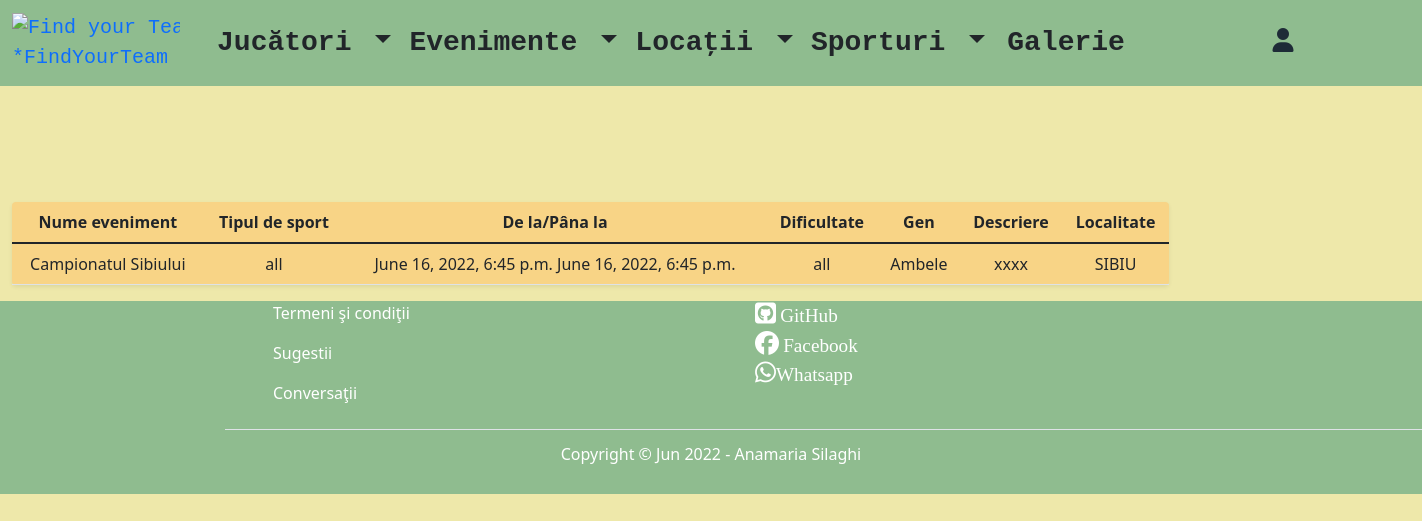
The page /list-of-events/ on the database as committed earlier.
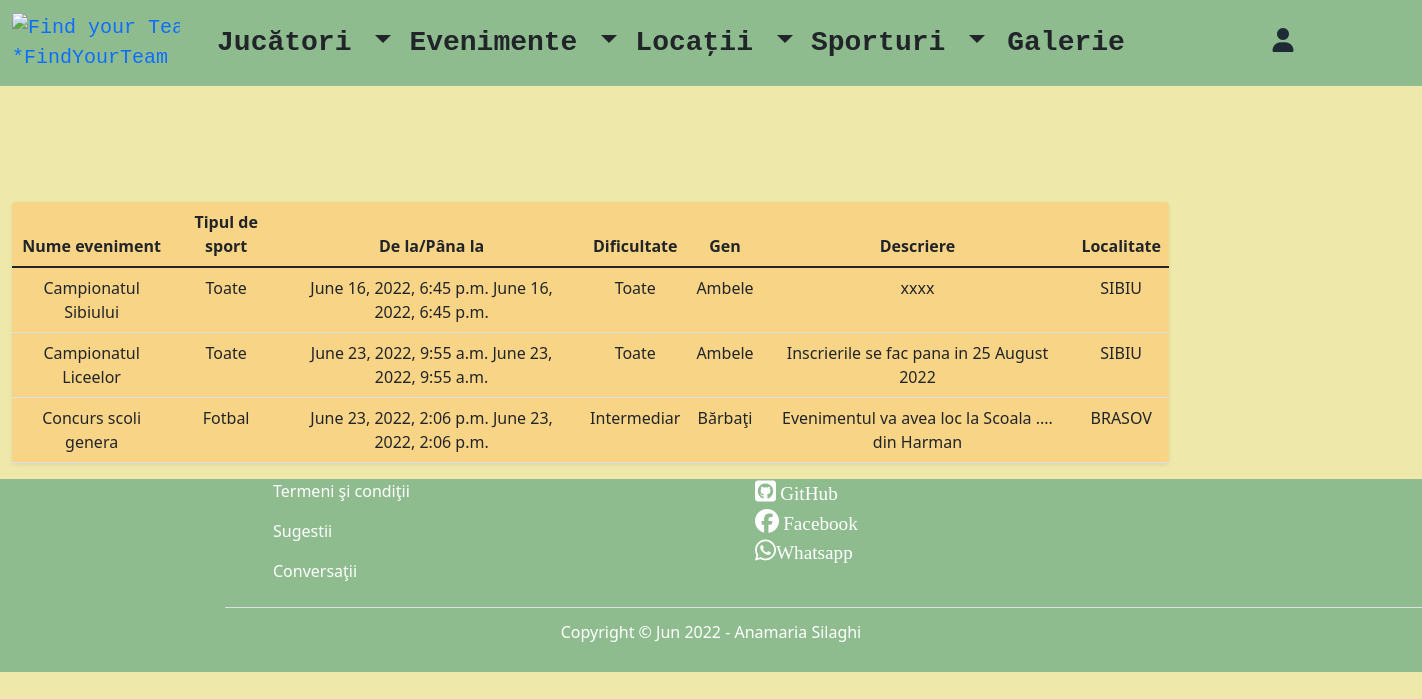
The same page on the database as committed later.
### teams/models.py (models this page shows, shortened)
class Event(models.Model):
    gender_choices = (("Bărbaţi", "Bărbaţi"), ("Femei", "Femei"), ("Ambele", "Ambele"))
    dificulty_choices = (("Toate", "Toate"), ("Incepator", "Incepator"), ("Intermediar", "Intermediar"), ("Avansat", "Avansat"))
    city_choices = (("SIBIU", "SIBIU"), ("BRASOV", "BRASOV"), ("CLUJ-NAPOCA", "CLUJ-NAPOCA"))
    sport_type = (("Toate", "Toate"), ("Handbal", "Handbal"), ("Fotbal", "Fotbal"), ("Tenis de camp", "Tenis de camp"))
    nume = models.CharField(max_length=20)
    oras = models.CharField(max_length=30, choices=city_choices)
    gen = models.CharField(max_length=10, choices=gender_choices)
    de_la = models.DateTimeField(auto_now_add=True)
    pana_la = models.DateTimeField(auto_now_add=True)
    sporturi = models.CharField(max_length=15, choices=sport_type, default="")
    dificultate = models.CharField(max_length=20, choices=dificulty_choices)
    descriere = models.TextField(max_length=800)
    creat_in = models.DateTimeField(auto_now_add=True)
    actualizat_in = models.DateTimeField(auto_now=True)

### teams/views.py (the view)
# urls.py: path('list-of-events/', views.EventListView.as_view(), name="list_of_events"),
class EventListView(ListView):
    template_name = "event/list_of_events.html"
    model = Event
    context_object_name = "all_events"

### templates/event/list_of_events.html (shortened to what this page needs)
{% extends 'base.html' %}
{% block content %}
    <div class="container-fluid">
        <div class="row g-5 mt-5 pt-5">
            <div class="col-md-10 offset-md-12">
                 <div class="shadow-sm text-center rounded" style="background-color: #F8D486; margin-top: 5%">
                     {% if all_events %}
                    <table class="table">
                        <thead>
                        <tr>
                            <th>Nume eveniment</th>
                            <th>Tipul de sport</th>
                            <th>De la/Pâna la</th>
                            <th>Dificultate</th>
                            <th>Gen</th>
                            <th>Descriere</th>
                            <th>Localitate</th>
                        </tr>
                        </thead>
                        <tbody>
                        {% for event in all_events%}
                            <tr>
                                <td>{{ event.nume }}</td>
                                <td>{{ event.sporturi }}</td>
                                <td>{{ event.de_la }} {{ event.pana_la }}</td>
                                <td>{{ event.dificultate }} </td>
                                <td>{{ event.gen }} </td>
                                <td>{{ event.descriere }} </td>
                                <td>{{ event.oras }} </td>
                            </tr>
                        {% endfor %}
                        </tbody>
                    </table>
                {% else %}
                    <h3 class="text-center">Nu există informaţii</h3>
                {% endif %}
            </div>
        </div>
    </div>
{% endblock %}

### templates/base.html (shortened to what this page needs)
<!DOCTYPE html>
<html lang="en">
{% load static %}
<head>
    <link href="https://cdn.jsdelivr.net/npm/bootstrap@5.1.3/dist/css/bootstrap.min.css" rel="stylesheet">
    <link rel="stylesheet" href="https://cdn.jsdelivr.net/npm/bootstrap-icons@1.8.3/font/bootstrap-icons.css">
    <link rel="stylesheet" href="https://cdnjs.cloudflare.com/ajax/libs/font-awesome/5.15.3/css/all.min.css"/>
</head>
{% block body %}
    <body>
    {% include "navbar.html" %}
    <div id="content">
        {% block content %}
        {% endblock content %}
    </div>
    </body>
 <footer>
        <div class="col-md-12 offset-md-2">
            <div class="row mb-md-12 text-white border-bottom pb-lg-2">
                <div class="col-md-4 col-6 px-5">
                    <div class="footer_link_block">
                        <p>Termeni şi condiţii</p>
                        <p>Sugestii</p>
                        <p>Conversaţii</p>
                    </div>
                </div>
                <div class="col-md-2 col-4 px-5">
                    <a href="https://github.com/SilaghiAnamaria/FindYourTeam" target="_blank"
                       class="text-white text-decoration-none">
                        <i class="fa fa-github-square" style="font-size:1.5em"></i></i> <span
                            style="font-family: Quicksand; font-size: 1.2em">GitHub</span></a> <br>
                    <a href="https://facebook.com" target="_blank" class="text-white  text-decoration-none">
                        <i class="fa-brands fa-facebook" style="font-size:1.5em"></i> <span
                            style="font-family: Quicksand; font-size: 1.2em">Facebook</span></a> <br>
                    <a href="https://wa.me/+40722102345" target="_blank"
                       class="text-white  text-decoration-none pt-1">
                        <i class="fa-brands fa-whatsapp" style="font-size:1.5em"></i><span
                            style="font-family: Quicksand; font-size: 1.2em">Whatsapp</span></a>
                </div>
            </div>
        </div>
        <div class="navbar-text pull-right">
            <div class="row">
                <p class="text-center text-white py-1">Copyright &copy; {% now 'M Y' %} -
                    Anamaria Silaghi</p>
            </div>
        </div>
    </footer>
{% endblock body %}
</html>

### templates/navbar.html (shortened to what this page needs)
{% load static %}
<nav class="navbar navbar-expand-lg fixed-top" data-mdb-toggle="collapse">
    <div class="container">
        <a class="navbar-brand p-sm-6" href="{% url 'home' %}">
            <img src="{% static 'css/img/logo.jpg' %}" style="width:180px;height:120px;"
                 data-toggle="tooltip" alt="Find your Team"
                 title="FindYourTeam"><br>
               *FindYourTeam
        </a>
    </div>
    <div class="collapse navbar-collapse" id="navbarSupportedContent">
        <ul class="navbar-collapse navbar-nav mr-auto mb-2 mb-lg-0">
            <li class="nav-item dropdown">
                <a class="nav-link dropdown-toggle text-dark btn fw-bold fs-3"
                   data-bs-toggle="dropdown" id="navbarDropdown" role="button"
                   aria-expanded="false">
                    Jucători
                </a>
            </li>
            <li class="nav-item dropdown">
                <a class="nav-link dropdown-toggle text-dark btn fw-bold fs-3"
                   data-bs-toggle="dropdown" id="navbarDropdown" role="button"
                   aria-expanded="false">
                    Evenimente
                </a>
            </li>
            <li class="nav-item dropdown">
                <a class="nav-link dropdown-toggle text-dark btn fw-bold fs-3"
                   data-bs-toggle="dropdown" id="navbarDropdown" role="button"
                   aria-expanded="false">
                    Locaţii
                </a>
            </li>
            <li class="nav-item dropdown">
                <a class="nav-link dropdown-toggle text-dark btn fw-bold fs-3"
                   data-bs-toggle="dropdown" id="navbarDropdown" role="button"
                   aria-expanded="false">
                    Sporturi
                </a>
            </li>
        </ul>
        <span>
                <a class="nav-item collapsed text-dark btn fw-bold fs-3" href="{% url "list_of_photos" %}">
                    Galerie
                </a>
        </span>
    </div>
    <span class="col-lg-2 offset-1">
        {% if request.user.is_authenticated %}
            <a href="{% url 'logout' %}">
                <i class="fa-solid fa-right-from-bracket" style="font-size:1.5em; color: #1e2b37"></i>
            </a>
        {% else %}
            <a href="{% url 'login' %}">
                 <i class="fa-solid fa-user" style="font-size: 1.5em; color: #1e2b37"></i>
            </a>
        {% endif %}
        </span>
</nav>

### templates/base.html (style rules this page uses)
nav { font-family: "Courier New", Times, serif; min-weight: 70wh; background-color:darkseagreen ; }
body { background-color: palegoldenrod; min-weight : 70wh !important; }
#content { min-height: 90vh !important; }
footer { background-color: darkseagreen; }

Rows that differ between the two databases and show on the page:
changed Event "Campionatul Sibiului": sporturi "all" → "Toate"; dificultate "all" → "Toate"
added Event: nume "Campionatul Liceelor", sporturi "Toate", de_la "June 23, 2022, 9:55 a.m.", pana_la "June 23, 2022, 9:55 a.m.", dificultate "Toate", gen "Ambele", descriere "Inscrierile se fac pana in 25 August 2022", oras "SIBIU"
added Event: nume "Concurs scoli genera", sporturi "Fotbal", de_la "June 23, 2022, 2:06 p.m.", pana_la "June 23, 2022, 2:06 p.m.", dificultate "Intermediar", gen "Bărbaţi", descriere "Evenimentul va avea loc la Scoala .... din Harman", oras "BRASOV"
